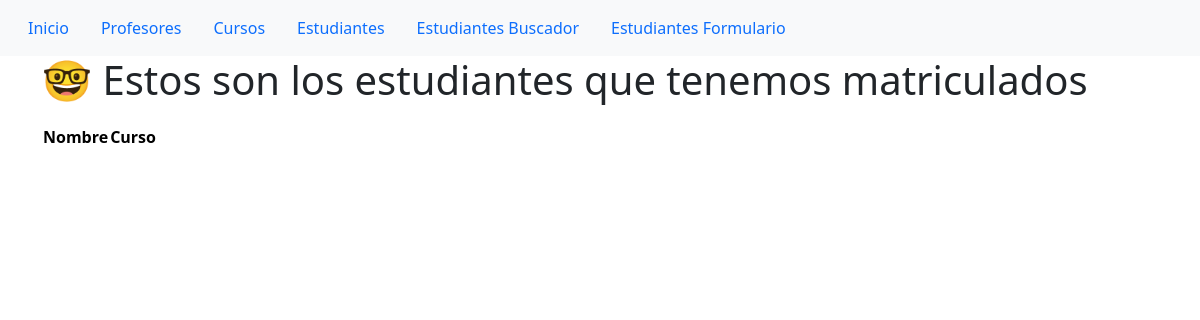
The app's page /App/estudiantes/, older data.
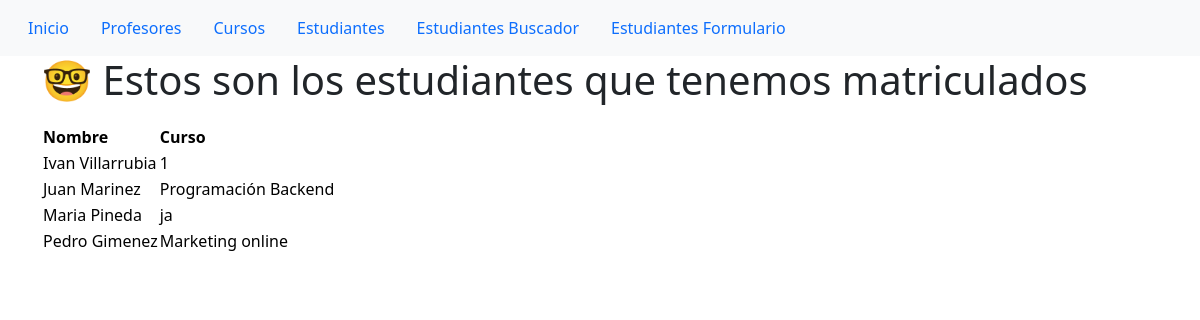
The same page, newer data.
### App/models.py (models this page shows)
class Estudiantes(models.Model):
    nombre = models.CharField(max_length=10)
    apellido = models.CharField(max_length=20)
    curso = models.CharField(max_length=50)

### App/views.py (the view)
# urls.py: path('estudiantes/', views.estudiantes, name="estudiantes"),
def estudiantes(request):
    estudianteLista = Estudiantes.objects.all()
    return render(request, "estudiantes.html", {"estudiantes":estudianteLista})

### App/templates/estudiantes.html
{% extends "parent.html" %} {% load static %} {% block contenidoQueCambia %}
<div class="container">
  <div class="row">
    <div class="col-lg-12">
      <h1>🤓 Estos son los estudiantes que tenemos matriculados</h1>
      <table class="table-warning">
        <thead>
          <tr>
            <th scope="col">Nombre</th>
            <th scope="col">Curso</th>
          </tr>
        </thead>
        <tbody>
          {% for estudiante in estudiantes %}
          <tr>
            <td>{{estudiante.nombre}} {{estudiante.apellido}}</td>
            <td>{{estudiante.curso}}</td>
          </tr>
          {% endfor %}
        </tbody>
      </table>
    </div>
  </div>
</div>
{% endblock %}

Row changes from the older to the newer data that the page shows:
added Estudiantes: nombre "Ivan", apellido "Villarrubia", curso "1"
added Estudiantes: nombre "Juan", apellido "Marinez", curso "Programación Backend"
added Estudiantes: nombre "Maria", apellido "Pineda", curso "ja"
added Estudiantes: nombre "Pedro", apellido "Gimenez", curso "Marketing online"
